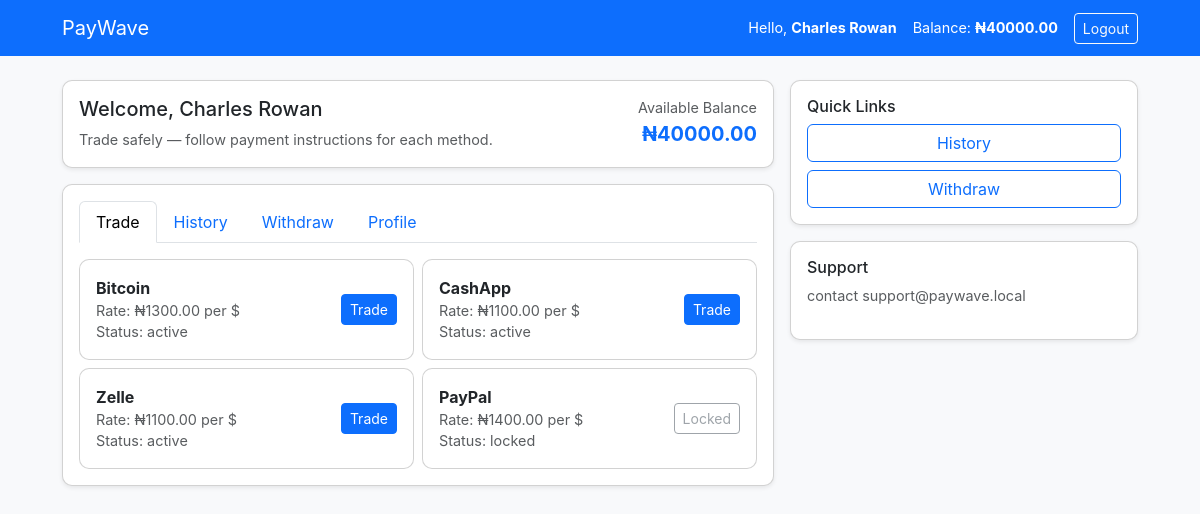
Before: /dashboard (signed in) with the older database file.
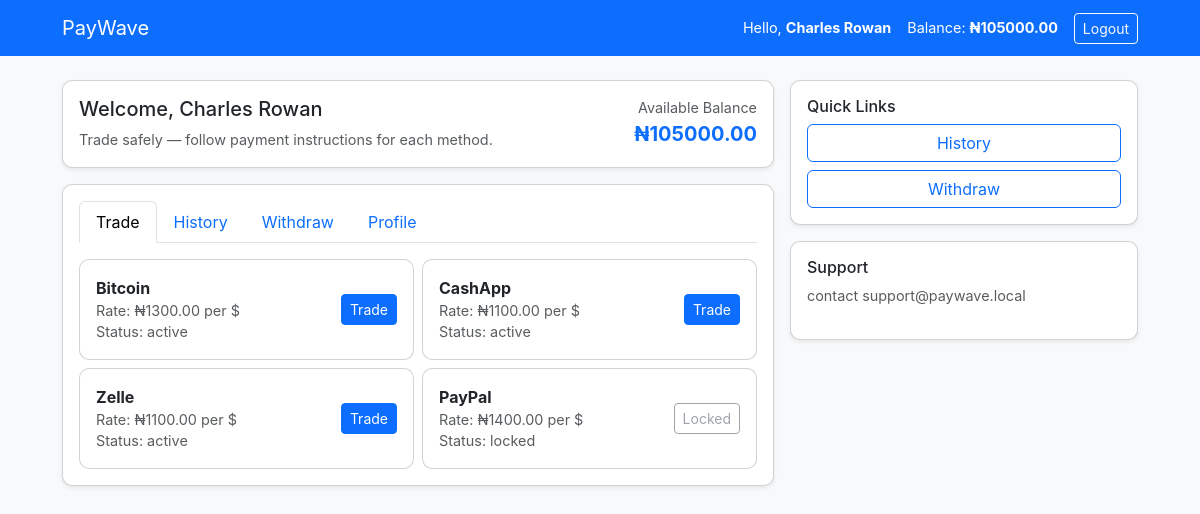
After: the same page with the newer database file.
### tables this page shows
CREATE TABLE users(
        id INTEGER PRIMARY KEY AUTOINCREMENT,
        email TEXT UNIQUE,
        name TEXT,
        password TEXT,
        balance_ngn REAL DEFAULT 0,
        role TEXT DEFAULT 'user'
    );

### app.py (the view)
@app.route("/dashboard")
def dashboard():
    if not session.get("user_id"):
        return redirect(url_for("login"))
    db = get_db()
    rates = db.execute("SELECT * FROM rates WHERE status IN ('active','locked')").fetchall()
    trades = db.execute("SELECT * FROM trades WHERE user_id=? ORDER BY created_at DESC", (session["user_id"],)).fetchall()
    withdrawals = db.execute("SELECT * FROM withdrawals WHERE user_id=? ORDER BY created_at DESC", (session["user_id"],)).fetchall()
    user = db.execute("SELECT id,email,name,balance_ngn FROM users WHERE id=?", (session["user_id"],)).fetchone()
    return render_template("dashboard.html", rates=rates, trades=trades, withdrawals=withdrawals, user=user)

### app.py (called while the page is built)
def get_db():
    if "db" not in g:
        g.db = sqlite3.connect(DB)
        g.db.row_factory = sqlite3.Row
    return g.db

@app.context_processor
def inject_user():
    uid = session.get("user_id")
    if not uid:
        return dict(current_user=None, is_admin=False)
    db = get_db()
    row = db.execute("SELECT id,email,name,balance_ngn,role FROM users WHERE id=?", (uid,)).fetchone()
    if not row:
        return dict(current_user=None, is_admin=False)
    return dict(current_user=row, is_admin=(row["role"]=="admin"))

### templates/dashboard.html (shortened to what this page needs)
{% extends "base.html" %}
{% block content %}
<div class="row g-3">
  <div class="col-md-8">
    <div class="card mb-3 shadow-sm p-3">
      <div class="d-flex justify-content-between">
        <div>
          <h5>Welcome, {{ user.name or user.email }}</h5>
          <div class="small text-muted">Trade safely — follow payment instructions for each method.</div>
        </div>
        <div class="text-end">
          <div class="small text-muted">Available Balance</div>
          <div style="font-size:20px;font-weight:700;color:#0d6efd">₦{{ '%.2f'|format(user.balance_ngn) }}</div>
        </div>
      </div>
    </div>
    <div class="card p-3 mb-3 shadow-sm">
      <ul class="nav nav-tabs">
        <li class="nav-item"><a class="nav-link active" data-bs-toggle="tab" href="#trade">Trade</a></li>
        <li class="nav-item"><a class="nav-link" data-bs-toggle="tab" href="#history">History</a></li>
        <li class="nav-item"><a class="nav-link" data-bs-toggle="tab" href="#withdraw">Withdraw</a></li>
        <li class="nav-item"><a class="nav-link" data-bs-toggle="tab" href="#profile">Profile</a></li>
      </ul>
      <div class="tab-content mt-3">
        <div class="tab-pane show active" id="trade">
          <div class="row g-2">
            {% for r in rates %}
              <div class="col-md-6">
                <div class="card">
                  <div class="card-body d-flex justify-content-between align-items-center">
                    <div>
                      <div class="fw-bold">{{ r['method'] }}</div>
                      <div class="small text-muted">Rate: ₦{{ '%.2f'|format(r['rate_ngn_per_usd']) }} per $</div>
                      <div class="small text-muted">Status: {{ r['status'] }}</div>
                    </div>
                    <div>
                      {% if r['status']=='active' %}
                        <button class="btn btn-primary btn-sm" data-bs-toggle="modal" data-bs-target="#tradeModal" data-method="{{ r['method'] }}">Trade</button>
                      {% else %}
                        <button class="btn btn-outline-secondary btn-sm" disabled>Locked</button>
                      {% endif %}
                    </div>
                  </div>
                </div>
              </div>
            {% endfor %}
          </div>
        </div>
      </div>
    </div>
  </div>
  <div class="col-md-4">
    <div class="card shadow-sm p-3 mb-3">
      <h6>Quick Links</h6>
      <div class="d-grid gap-2">
        <a class="btn btn-outline-primary" href="#history" onclick="bootstrap.Tab.getOrCreateInstance(document.querySelector('[href=\"#history\"]')).show()">History</a>
        <a class="btn btn-outline-primary" href="#withdraw" onclick="bootstrap.Tab.getOrCreateInstance(document.querySelector('[href=\"#withdraw\"]')).show()">Withdraw</a>
      </div>
    </div>
    <div class="card shadow-sm p-3">
      <h6>Support</h6>
      <p class="small text-muted">contact support@paywave.local</p>
    </div>
  </div>
</div>
{% endblock %}

### templates/base.html (shortened to what this page needs)
<!doctype html>
<html>
<head>
  <link href="https://cdn.jsdelivr.net/npm/bootstrap@5.3.2/dist/css/bootstrap.min.css" rel="stylesheet">
  <link href="/static/style.css" rel="stylesheet">
</head>
<body>
<nav class="navbar navbar-expand-lg" style="background:#0d6efd;">
  <div class="container">
    <a class="navbar-brand text-white" href="/">PayWave</a>
    <div class="d-flex align-items-center">
      {% if current_user %}
        <div class="text-white me-3 small">Hello, <strong>{{ current_user.name or current_user.email }}</strong></div>
        <div class="text-white me-3 small">Balance: <strong>₦{{ '%.2f'|format(current_user.balance_ngn) }}</strong></div>
        <a class="btn btn-outline-light btn-sm" href="/logout">Logout</a>
      {% else %}
        <a class="btn btn-outline-light btn-sm me-2" href="/login">Login</a>
        <a class="btn btn-light btn-sm" href="/register">Register</a>
      {% endif %}
    </div>
  </div>
</nav>
<div class="container my-4">
  {% block content %}{% endblock %}
</div>
</body>
</html>

Changed rows visible on the page:
changed users "Charles Rowan": balance_ngn "40000.00" → "105000.00"
